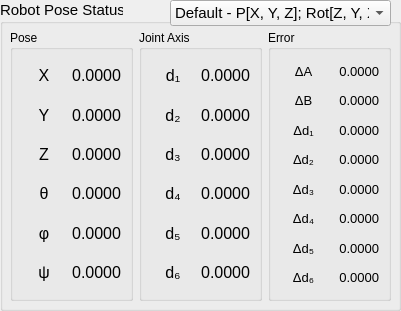
     <widget class="QGroupBox" name="groupBox_2">
      <property name="geometry">
       <rect>
        <x>250</x>
        <y>350</y>
        <width>401</width>
        <height>311</height>
       </rect>
      </property>
      <property name="font">
       <font>
        <pointsize>11</pointsize>
       </font>
      </property>
      <property name="title">
       <string>Robot Pose Status</string>
      </property>
      <widget class="QComboBox" name="comboBox_rotationDisplayType">
       <property name="geometry">
        <rect>
         <x>170</x>
         <y>0</y>
         <width>221</width>
         <height>26</height>
        </rect>
       </property>
       <item>
        <property name="text">
         <string>Default - P[X, Y, Z]; Rot[Z, Y, X]</string>
        </property>
       </item>
       <item>
        <property name="text">
         <string>ZYZ</string>
        </property>
       </item>
       <item>
        <property name="text">
         <string>Axis / Angle</string>
        </property>
       </item>
      </widget>
      <widget class="QWidget" name="layoutWidget">
       <property name="geometry">
        <rect>
         <x>10</x>
         <y>30</y>
         <width>381</width>
         <height>271</height>
        </rect>
       </property>
       <layout class="QHBoxLayout" name="horizontalLayout_2">
        <item>
         <widget class="QGroupBox" name="groupBox_5">
          <property name="font">
           <font>
            <pointsize>9</pointsize>
           </font>
          </property>
          <property name="title">
           <string>Pose</string>
          </property>
          <property name="checkable">
           <bool>false</bool>
          </property>
          <layout class="QVBoxLayout" name="verticalLayout">
           <item>
            <layout class="QVBoxLayout" name="verticalLayout_2">
             <item>
              <layout class="QHBoxLayout" name="horizontalLayout_5">
               <item>
                <widget class="QLabel" name="label_6">
                 <property name="font">
                  <font>
                   <pointsize>12</pointsize>
                  </font>
                 </property>
                 <property name="text">
                  <string>X</string>
                 </property>
                 <property name="alignment">
                  <set>Qt::AlignCenter</set>
                 </property>
                </widget>
               </item>
               <item>
                <widget class="QLabel" name="label_currentPoseX">
                 <property name="font">
                  <font>
                   <pointsize>12</pointsize>
                  </font>
                 </property>
                 <property name="text">
                  <string>0.0000</string>
                 </property>
                 <property name="alignment">
                  <set>Qt::AlignRight|Qt::AlignTrailing|Qt::AlignVCenter</set>
                 </property>
                </widget>
               </item>
              </layout>
             </item>
             <item>
              <layout class="QHBoxLayout" name="horizontalLayout_6">
               <item>
                <widget class="QLabel" name="label_7">
                 <property name="font">
                  <font>
                   <pointsize>12</pointsize>
                  </font>
                 </property>
                 <property name="text">
                  <string>Y</string>
                 </property>
                 <property name="alignment">
                  <set>Qt::AlignCenter</set>
                 </property>
                </widget>
               </item>
               <item>
                <widget class="QLabel" name="label_currentPoseY">
                 <property name="font">
                  <font>
                   <pointsize>12</pointsize>
                  </font>
                 </property>
                 <property name="text">
                  <string>0.0000</string>
                 </property>
                 <property name="alignment">
                  <set>Qt::AlignRight|Qt::AlignTrailing|Qt::AlignVCenter</set>
                 </property>
                </widget>
               </item>
              </layout>
             </item>
             <item>
              <layout class="QHBoxLayout" name="horizontalLayout_7">
               <item>
                <widget class="QLabel" name="label_8">
                 <property name="font">
                  <font>
                   <pointsize>12</pointsize>
                  </font>
                 </property>
                 <property name="text">
                  <string>Z</string>
                 </property>
                 <property name="alignment">
                  <set>Qt::AlignCenter</set>
                 </property>
                </widget>
               </item>
               <item>
                <widget class="QLabel" name="label_currentPoseZ">
                 <property name="font">
                  <font>
                   <pointsize>12</pointsize>
                  </font>
                 </property>
                 <property name="text">
                  <string>0.0000</string>
                 </property>
                 <property name="alignment">
                  <set>Qt::AlignRight|Qt::AlignTrailing|Qt::AlignVCenter</set>
                 </property>
                </widget>
               </item>
              </layout>
             </item>
             <item>
              <layout class="QHBoxLayout" name="horizontalLayout_8">
               <item>
                <widget class="QLabel" name="label_theta">
                 <property name="font">
                  <font>
                   <pointsize>12</pointsize>
                  </font>
                 </property>
                 <property name="text">
                  <string>θ</string>
                 </property>
                 <property name="alignment">
                  <set>Qt::AlignCenter</set>
                 </property>
                </widget>
               </item>
               <item>
                <widget class="QLabel" name="label_currentPoseTheta">
                 <property name="font">
                  <font>
                   <pointsize>12</pointsize>
                  </font>
                 </property>
                 <property name="text">
                  <string>0.0000</string>
                 </property>
                 <property name="alignment">
                  <set>Qt::AlignRight|Qt::AlignTrailing|Qt::AlignVCenter</set>
                 </property>
                </widget>
               </item>
              </layout>
             </item>
             <item>
              <layout class="QHBoxLayout" name="horizontalLayout_9">
               <item>
                <widget class="QLabel" name="label_phi">
                 <property name="font">
                  <font>
                   <pointsize>12</pointsize>
                  </font>
                 </property>
                 <property name="text">
                  <string>φ</string>
                 </property>
                 <property name="alignment">
                  <set>Qt::AlignCenter</set>
                 </property>
                </widget>
               </item>
               <item>
                <widget class="QLabel" name="label_currentPosePhi">
                 <property name="font">
                  <font>
                   <pointsize>12</pointsize>
                  </font>
                 </property>
                 <property name="text">
                  <string>0.0000</string>
                 </property>
                 <property name="alignment">
                  <set>Qt::AlignRight|Qt::AlignTrailing|Qt::AlignVCenter</set>
                 </property>
                </widget>
               </item>
              </layout>
             </item>
             <item>
              <layout class="QHBoxLayout" name="horizontalLayout_10">
               <item>
                <widget class="QLabel" name="label_psi">
                 <property name="font">
                  <font>
                   <pointsize>12</pointsize>
                  </font>
                 </property>
                 <property name="text">
                  <string>ψ</string>
                 </property>
                 <property name="alignment">
                  <set>Qt::AlignCenter</set>
                 </property>
                </widget>
               </item>
               <item>
                <widget class="QLabel" name="label_currentPosePsi">
                 <property name="font">
                  <font>
                   <pointsize>12</pointsize>
                  </font>
                 </property>
                 <property name="text">
                  <string>0.0000</string>
                 </property>
                 <property name="alignment">
                  <set>Qt::AlignRight|Qt::AlignTrailing|Qt::AlignVCenter</set>
                 </property>
                </widget>
               </item>
              </layout>
             </item>
            </layout>
           </item>
          </layout>
         </widget>
        </item>
        <item>
         <widget class="QGroupBox" name="groupBox_8">
          <property name="font">
           <font>
            <pointsize>9</pointsize>
           </font>
          </property>
          <property name="title">
           <string>Joint Axis</string>
          </property>
          <layout class="QVBoxLayout" name="verticalLayout_8">
           <item>
            <layout class="QVBoxLayout" name="verticalLayout_9">
             <item>
              <layout class="QHBoxLayout" name="horizontalLayout_20">
               <item>
                <widget class="QLabel" name="label_39">
                 <property name="font">
                  <font>
                   <pointsize>12</pointsize>
                  </font>
                 </property>
                 <property name="text">
                  <string>d₁</string>
                 </property>
                 <property name="alignment">
                  <set>Qt::AlignCenter</set>
                 </property>
                </widget>
               </item>
               <item>
                <widget class="QLabel" name="label_currentJointAxis_1">
                 <property name="font">
                  <font>
                   <pointsize>12</pointsize>
                  </font>
                 </property>
                 <property name="text">
                  <string>0.0000</string>
                 </property>
                 <property name="alignment">
                  <set>Qt::AlignRight|Qt::AlignTrailing|Qt::AlignVCenter</set>
                 </property>
                </widget>
               </item>
              </layout>
             </item>
             <item>
              <layout class="QHBoxLayout" name="horizontalLayout_21">
               <item>
                <widget class="QLabel" name="label_40">
                 <property name="font">
                  <font>
                   <pointsize>12</pointsize>
                  </font>
                 </property>
                 <property name="text">
                  <string>d₂</string>
                 </property>
                 <property name="alignment">
                  <set>Qt::AlignCenter</set>
                 </property>
                </widget>
               </item>
               <item>
                <widget class="QLabel" name="label_currentJointAxis_2">
                 <property name="font">
                  <font>
                   <pointsize>12</pointsize>
                  </font>
                 </property>
                 <property name="text">
                  <string>0.0000</string>
                 </property>
                 <property name="alignment">
                  <set>Qt::AlignRight|Qt::AlignTrailing|Qt::AlignVCenter</set>
                 </property>
                </widget>
               </item>
              </layout>
             </item>
             <item>
              <layout class="QHBoxLayout" name="horizontalLayout_22">
               <item>
                <widget class="QLabel" name="label_41">
                 <property name="font">
                  <font>
                   <pointsize>12</pointsize>
                  </font>
                 </property>
                 <property name="text">
                  <string>d₃</string>
                 </property>
                 <property name="alignment">
                  <set>Qt::AlignCenter</set>
                 </property>
                </widget>
               </item>
               <item>
                <widget class="QLabel" name="label_currentJointAxis_3">
                 <property name="font">
                  <font>
                   <pointsize>12</pointsize>
                  </font>
                 </property>
                 <property name="text">
                  <string>0.0000</string>
                 </property>
                 <property name="alignment">
                  <set>Qt::AlignRight|Qt::AlignTrailing|Qt::AlignVCenter</set>
                 </property>
                </widget>
               </item>
              </layout>
             </item>
             <item>
              <layout class="QHBoxLayout" name="horizontalLayout_23">
               <item>
                <widget class="QLabel" name="label_42">
                 <property name="font">
                  <font>
                   <pointsize>12</pointsize>
                  </font>
                 </property>
                 <property name="text">
                  <string>d₄</string>
                 </property>
                 <property name="alignment">
                  <set>Qt::AlignCenter</set>
                 </property>
                </widget>
               </item>
               <item>
                <widget class="QLabel" name="label_currentJointAxis_4">
                 <property name="font">
                  <font>
                   <pointsize>12</pointsize>
                  </font>
                 </property>
                 <property name="text">
                  <string>0.0000</string>
                 </property>
                 <property name="alignment">
                  <set>Qt::AlignRight|Qt::AlignTrailing|Qt::AlignVCenter</set>
                 </property>
                </widget>
               </item>
              </layout>
             </item>
             <item>
              <layout class="QHBoxLayout" name="horizontalLayout_24">
               <item>
                <widget class="QLabel" name="label_43">
                 <property name="font">
                  <font>
                   <pointsize>12</pointsize>
                  </font>
                 </property>
                 <property name="text">
                  <string>d₅</string>
                 </property>
                 <property name="alignment">
                  <set>Qt::AlignCenter</set>
                 </property>
                </widget>
               </item>
               <item>
                <widget class="QLabel" name="label_currentJointAxis_5">
                 <property name="font">
                  <font>
                   <pointsize>12</pointsize>
                  </font>
                 </property>
                 <property name="text">
                  <string>0.0000</string>
                 </property>
                 <property name="alignment">
                  <set>Qt::AlignRight|Qt::AlignTrailing|Qt::AlignVCenter</set>
                 </property>
                </widget>
               </item>
              </layout>
             </item>
             <item>
              <layout class="QHBoxLayout" name="horizontalLayout_25">
               <item>
                <widget class="QLabel" name="label_44">
                 <property name="font">
                  <font>
                   <pointsize>12</pointsize>
                  </font>
                 </property>
                 <property name="text">
                  <string>d₆</string>
                 </property>
                 <property name="alignment">
                  <set>Qt::AlignCenter</set>
                 </property>
                </widget>
               </item>
               <item>
                <widget class="QLabel" name="label_currentJointAxis_6">
                 <property name="font">
                  <font>
                   <pointsize>12</pointsize>
                  </font>
                 </property>
                 <property name="text">
                  <string>0.0000</string>
                 </property>
                 <property name="alignment">
                  <set>Qt::AlignRight|Qt::AlignTrailing|Qt::AlignVCenter</set>
                 </property>
                </widget>
               </item>
              </layout>
             </item>
            </layout>
           </item>
          </layout>
         </widget>
        </item>
        <item>
         <widget class="QGroupBox" name="groupBox_7">
          <property name="font">
           <font>
            <pointsize>9</pointsize>
           </font>
          </property>
          <property name="title">
           <string>Error</string>
          </property>
          <layout class="QVBoxLayout" name="verticalLayout_6">
           <item>
            <layout class="QVBoxLayout" name="verticalLayout_7">
             <item>
              <layout class="QHBoxLayout" name="horizontalLayout_18">
               <item>
                <widget class="QLabel" name="label_37">
                 <property name="font">
                  <font>
                   <pointsize>10</pointsize>
                  </font>
                 </property>
                 <property name="text">
                  <string>ΔA</string>
                 </property>
                 <property name="alignment">
                  <set>Qt::AlignCenter</set>
                 </property>
                </widget>
               </item>
               <item>
                <widget class="QLabel" name="label_currentError_A">
                 <property name="font">
                  <font>
                   <pointsize>10</pointsize>
                  </font>
                 </property>
                 <property name="text">
                  <string>0.0000</string>
                 </property>
                 <property name="alignment">
                  <set>Qt::AlignRight|Qt::AlignTrailing|Qt::AlignVCenter</set>
                 </property>
                </widget>
               </item>
              </layout>
             </item>
             <item>
              <layout class="QHBoxLayout" name="horizontalLayout_19">
               <item>
                <widget class="QLabel" name="label_38">
                 <property name="font">
                  <font>
                   <pointsize>10</pointsize>
                  </font>
                 </property>
                 <property name="text">
                  <string>ΔB</string>
                 </property>
                 <property name="alignment">
                  <set>Qt::AlignCenter</set>
                 </property>
                </widget>
               </item>
               <item>
                <widget class="QLabel" name="label_currentError_B">
                 <property name="font">
                  <font>
                   <pointsize>10</pointsize>
                  </font>
                 </property>
                 <property name="text">
                  <string>0.0000</string>
                 </property>
                 <property name="alignment">
                  <set>Qt::AlignRight|Qt::AlignTrailing|Qt::AlignVCenter</set>
                 </property>
                </widget>
               </item>
              </layout>
             </item>
             <item>
              <layout class="QHBoxLayout" name="horizontalLayout_27">
               <item>
                <widget class="QLabel" name="label_46">
                 <property name="font">
                  <font>
                   <pointsize>10</pointsize>
                  </font>
                 </property>
                 <property name="text">
                  <string>Δd₁</string>
                 </property>
                 <property name="alignment">
                  <set>Qt::AlignCenter</set>
                 </property>
                </widget>
               </item>
               <item>
                <widget class="QLabel" name="label_currentError_d1">
                 <property name="font">
                  <font>
                   <pointsize>10</pointsize>
                  </font>
                 </property>
                 <property name="text">
                  <string>0.0000</string>
                 </property>
                 <property name="alignment">
                  <set>Qt::AlignRight|Qt::AlignTrailing|Qt::AlignVCenter</set>
                 </property>
                </widget>
               </item>
              </layout>
             </item>
             <item>
              <layout class="QHBoxLayout" name="horizontalLayout_28">
               <item>
                <widget class="QLabel" name="label_47">
                 <property name="font">
                  <font>
                   <pointsize>10</pointsize>
                  </font>
                 </property>
                 <property name="text">
                  <string>Δd₂</string>
                 </property>
                 <property name="alignment">
                  <set>Qt::AlignCenter</set>
                 </property>
                </widget>
               </item>
               <item>
                <widget class="QLabel" name="label_currentError_d2">
                 <property name="font">
                  <font>
                   <pointsize>10</pointsize>
                  </font>
                 </property>
                 <property name="text">
                  <string>0.0000</string>
                 </property>
                 <property name="alignment">
                  <set>Qt::AlignRight|Qt::AlignTrailing|Qt::AlignVCenter</set>
                 </property>
                </widget>
               </item>
              </layout>
             </item>
             <item>
              <layout class="QHBoxLayout" name="horizontalLayout_29">
               <item>
                <widget class="QLabel" name="label_48">
                 <property name="font">
                  <font>
                   <pointsize>10</pointsize>
                  </font>
                 </property>
                 <property name="text">
                  <string>Δd₃</string>
                 </property>
                 <property name="alignment">
                  <set>Qt::AlignCenter</set>
                 </property>
                </widget>
               </item>
               <item>
                <widget class="QLabel" name="label_currentError_d3">
                 <property name="font">
                  <font>
                   <pointsize>10</pointsize>
                  </font>
                 </property>
                 <property name="text">
                  <string>0.0000</string>
                 </property>
                 <property name="alignment">
                  <set>Qt::AlignRight|Qt::AlignTrailing|Qt::AlignVCenter</set>
                 </property>
                </widget>
               </item>
              </layout>
             </item>
             <item>
              <layout class="QHBoxLayout" name="horizontalLayout_30">
               <item>
                <widget class="QLabel" name="label_49">
                 <property name="font">
                  <font>
                   <pointsize>10</pointsize>
                  </font>
                 </property>
                 <property name="text">
                  <string>Δd₄</string>
                 </property>
                 <property name="alignment">
                  <set>Qt::AlignCenter</set>
                 </property>
                </widget>
               </item>
               <item>
                <widget class="QLabel" name="label_currentError_d4">
                 <property name="font">
                  <font>
                   <pointsize>10</pointsize>
                  </font>
                 </property>
                 <property name="text">
                  <string>0.0000</string>
                 </property>
                 <property name="alignment">
                  <set>Qt::AlignRight|Qt::AlignTrailing|Qt::AlignVCenter</set>
                 </property>
                </widget>
               </item>
              </layout>
             </item>
             <item>
              <layout class="QHBoxLayout" name="horizontalLayout_31">
               <item>
                <widget class="QLabel" name="label_50">
                 <property name="font">
                  <font>
                   <pointsize>10</pointsize>
                  </font>
                 </property>
                 <property name="text">
                  <string>Δd₅</string>
                 </property>
                 <property name="alignment">
                  <set>Qt::AlignCenter</set>
                 </property>
                </widget>
               </item>
               <item>
                <widget class="QLabel" name="label_currentError_d5">
                 <property name="font">
                  <font>
                   <pointsize>10</pointsize>
                  </font>
                 </property>
                 <property name="text">
                  <string>0.0000</string>
                 </property>
                 <property name="alignment">
                  <set>Qt::AlignRight|Qt::AlignTrailing|Qt::AlignVCenter</set>
                 </property>
                </widget>
               </item>
              </layout>
             </item>
             <item>
              <layout class="QHBoxLayout" name="horizontalLayout_32">
               <item>
                <widget class="QLabel" name="label_51">
                 <property name="font">
                  <font>
                   <pointsize>10</pointsize>
                  </font>
                 </property>
                 <property name="text">
                  <string>Δd₆</string>
                 </property>
                 <property name="alignment">
                  <set>Qt::AlignCenter</set>
                 </property>
                </widget>
               </item>
               <item>
                <widget class="QLabel" name="label_currentError_d6">
                 <property name="font">
                  <font>
                   <pointsize>10</pointsize>
                  </font>
                 </property>
                 <property name="text">
                  <string>0.0000</string>
                 </property>
                 <property name="alignment">
                  <set>Qt::AlignRight|Qt::AlignTrailing|Qt::AlignVCenter</set>
                 </property>
                </widget>
               </item>
              </layout>
             </item>
            </layout>
           </item>
          </layout>
         </widget>
        </item>
       </layout>
      </widget>
     </widget>
